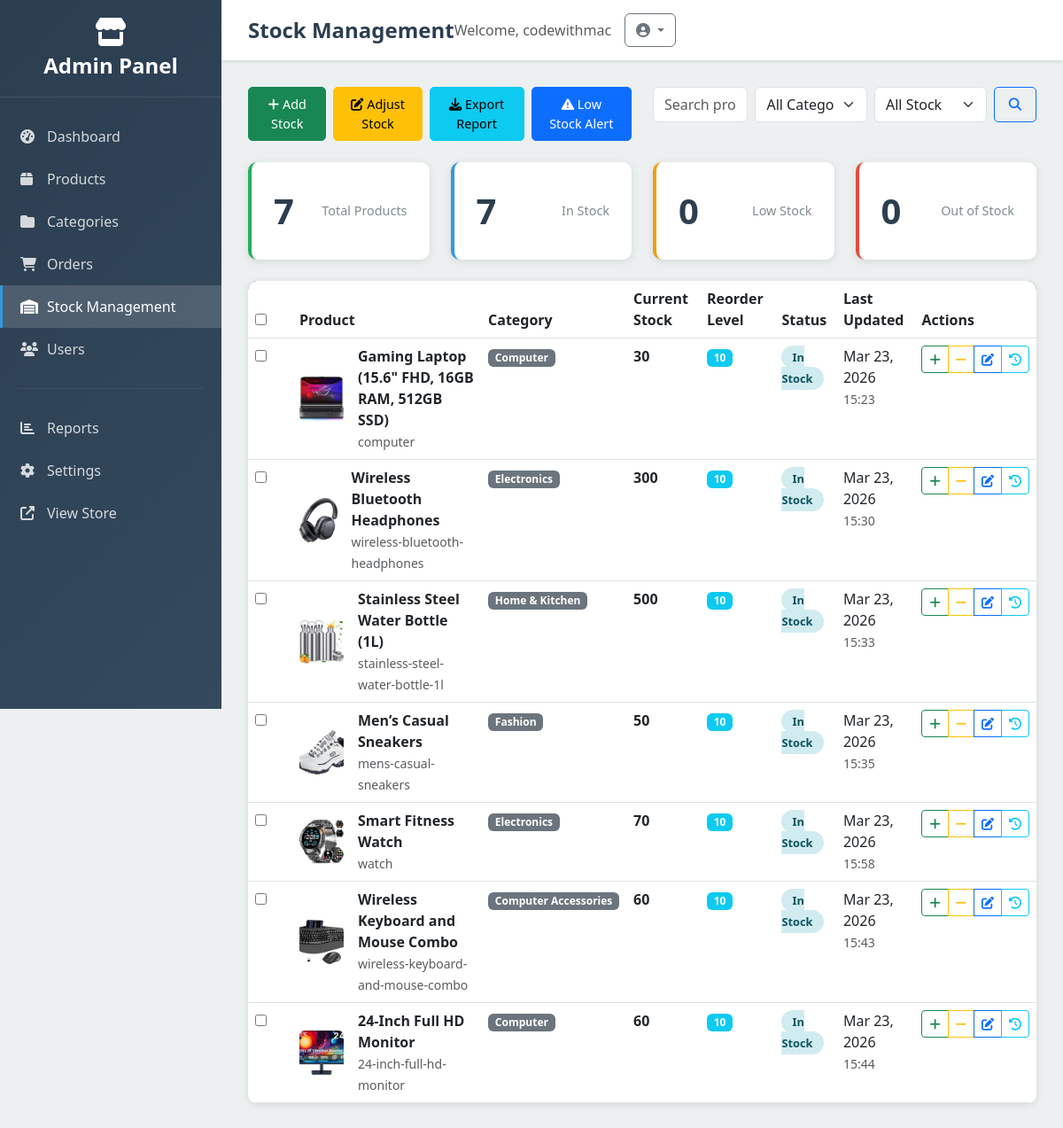
Page /dashboard/stock/ (signed in) on the earlier database version.
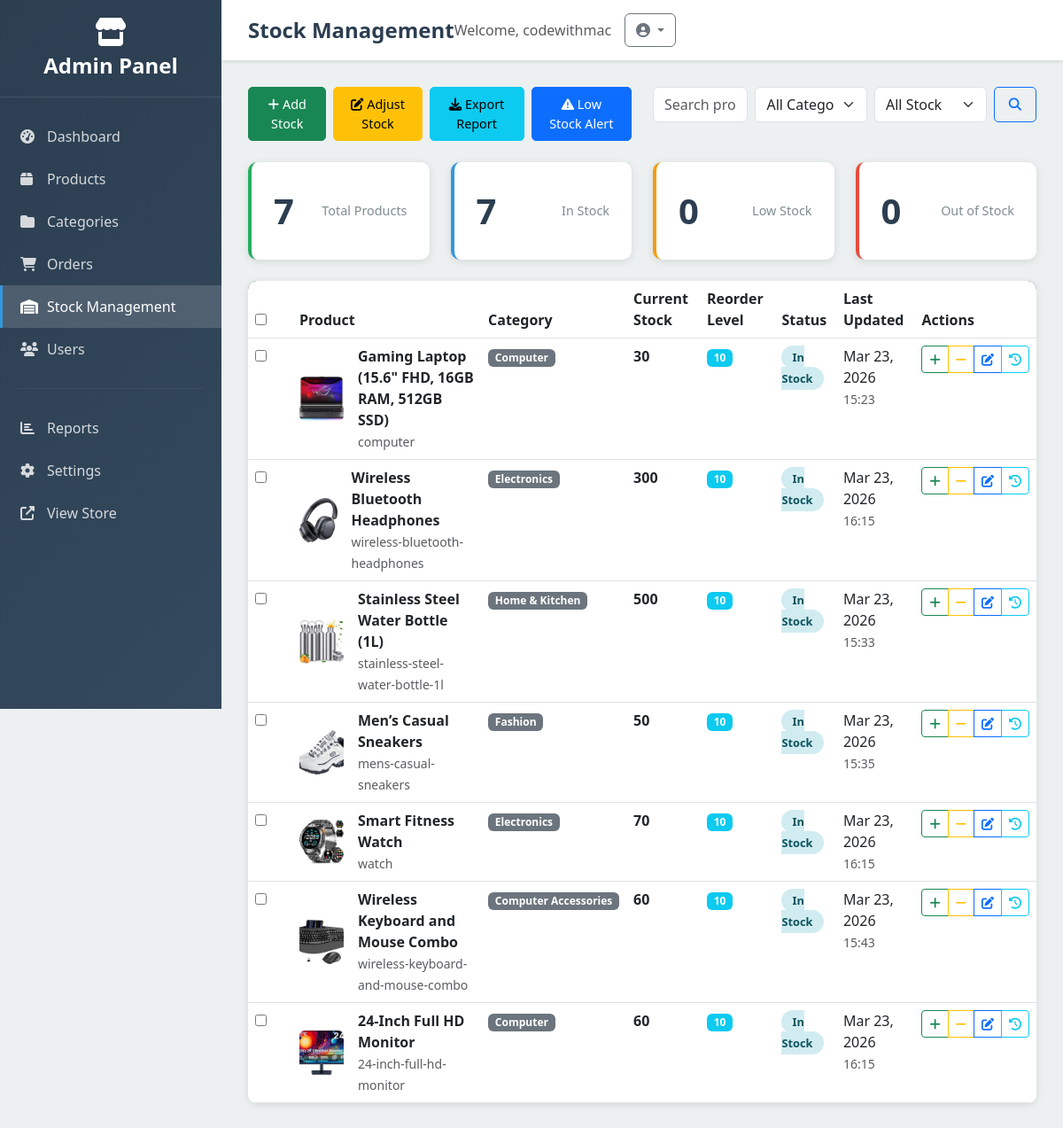
Same page on the later database version.
### core/models.py (models this page shows, shortened)
class Stock(models.Model):
    product = models.OneToOneField('products.Product', on_delete=models.CASCADE)
    quantity = models.IntegerField(default=0)
    reorder_level = models.IntegerField(default=10)
    last_updated = models.DateTimeField(auto_now=True)
    def is_low_stock(self):
        return self.quantity <= self.reorder_level

### products/models.py (models this page shows, shortened)
class Product(models.Model):
    category = models.ForeignKey(Category, related_name='product', on_delete=models.CASCADE)
    name = models.CharField(max_length=255)
    slug = models.SlugField()
    description = models.TextField(blank=True, null=True)
    price = models.IntegerField()
    is_featured = models.BooleanField(default=False)
    created_at = models.DateTimeField(auto_now_add=True)
    image = models.ImageField(upload_to='uploads/', blank=True, null=True)
    thumbnail = models.ImageField(upload_to='uploads/', blank=True, null=True)
    class Meta:
        ordering = ('-created_at',)
    def get_thumbnail(self):
        if self.thumbnail:
            return self.thumbnail.url

class Category(models.Model):
    name = models.CharField(max_length=255)
    slug = models.SlugField(unique=True)
    class Meta:
        ordering =('name',)

### core/admin_views.py (the view, shortened to what this page needs)
# urls.py: path('dashboard/stock/', admin_views.admin_stock_list, name='admin_stock_list'),
@login_required
@user_passes_test(is_admin)
def admin_stock_list(request):
    search = request.GET.get('search', '')
    category_id = request.GET.get('category', '')
    stock_status = request.GET.get('stock_status', '')
    stocks = Stock.objects.select_related('product', 'product__category').all()
    if search:
        stocks = stocks.filter(
            Q(product__name__icontains=search) |
            Q(product__category__name__icontains=search)
        )
    if category_id:
        stocks = stocks.filter(product__category_id=category_id)
    paginator = Paginator(stocks, 20)
    page_number = request.GET.get('page')
    page_obj = paginator.get_page(page_number)
    categories = Category.objects.all()
    stock_stats = {
        'total_products': Stock.objects.count(),
        'in_stock': Stock.objects.filter(quantity__gt=F('reorder_level')).count(),
        'low_stock': Stock.objects.filter(quantity__lte=F('reorder_level'), quantity__gt=0).count(),
        'out_of_stock': Stock.objects.filter(quantity=0).count(),
    }
    low_stock_items = Stock.objects.filter(
        quantity__lte=F('reorder_level')
    ).select_related('product')[:10]
    for stock in low_stock_items:
        stock.needed_stock = max(0, (stock.reorder_level + 10) - stock.quantity)
    context = {
        'stocks': page_obj,
        'categories': categories,
        'stock_stats': stock_stats,
        'low_stock_items': low_stock_items,
        'search': search,
        'selected_category': category_id,
        'stock_status': stock_status,
    }
    return render(request, 'admin_management/stock_list.html', context)

### cart/context_processors.py (called while the page is built)
def cart(request):
    return {'cart': Cart(request)}

### core/admin_views.py (called while the page is built)
def is_admin(user):
    return user.is_authenticated and (user.is_staff or user.is_superuser)

### templates/admin_management/stock_list.html (shortened to what the changed rows need)
{% extends 'admin_management/base.html' %}
{% block page_title %}Stock Management{% endblock %}
{% block content %}
<div class="admin-table">
    <div class="table-responsive">
        <table class="table table-hover mb-0">
            <thead>
                <tr>
                    <th style="width: 50px;">
                        <input type="checkbox" id="selectAll" onchange="toggleSelectAll()">
                    </th>
                    <th>Product</th>
                    <th>Category</th>
                    <th>Current Stock</th>
                    <th>Reorder Level</th>
                    <th>Status</th>
                    <th>Last Updated</th>
                    <th>Actions</th>
                </tr>
            </thead>
            <tbody>
                {% for stock in stocks %}
                <tr>
                    <td>
                        <input type="checkbox" class="stock-checkbox" value="{{ stock.id }}">
                    </td>
                    <td>
                        <div class="d-flex align-items-center">
                            <img src="{{ stock.product.get_thumbnail }}"
                                 class="rounded me-3" width="50" height="50" style="object-fit: cover;"
                                 onerror="this.src='/static/img/no-image.png'">
                            <div>
                                <strong>{{ stock.product.name }}</strong><br>
                                <small class="text-muted">{{ stock.product.slug }}</small>
                            </div>
                        </div>
                    </td>
                    <td>
                        <span class="badge bg-secondary">{{ stock.product.category.name }}</span>
                    </td>
                    <td>
                        <div class="d-flex align-items-center">
                            <strong class="me-2">{{ stock.quantity }}</strong>
                        </div>
                    </td>
                    <td>
                        <span class="badge bg-info">{{ stock.reorder_level }}</span>
                    </td>
                    <td>
                        {% if stock.quantity == 0 %}
                            <span class="status-badge status-cancelled">Out of Stock</span>
                        {% elif stock.is_low_stock %}
                            <span class="status-badge status-pending">Low Stock</span>
                        {% else %}
                            <span class="status-badge status-delivered">In Stock</span>
                        {% endif %}
                    </td>
                    <td>
                        {{ stock.last_updated|date:"M d, Y" }}<br>
                        <small class="text-muted">{{ stock.last_updated|time:"H:i" }}</small>
                    </td>
                    <td>
                        <div class="btn-group btn-group-sm">
                            <button class="btn btn-outline-success" onclick="quickAddStock({{ stock.id }})" title="Add Stock">
                                <i class="fas fa-plus"></i>
                            </button>
                            <button class="btn btn-outline-warning" onclick="quickRemoveStock({{ stock.id }})" title="Remove Stock">
                                <i class="fas fa-minus"></i>
                            </button>
                            <button class="btn btn-outline-primary" onclick="editStock({{ stock.id }})" title="Edit">
                                <i class="fas fa-edit"></i>
                            </button>
                            <button class="btn btn-outline-info" onclick="viewStockHistory({{ stock.id }})" title="History">
                                <i class="fas fa-history"></i>
                            </button>
                        </div>
                    </td>
                </tr>
                {% endfor %}
            </tbody>
        </table>
    </div>
</div>
{% endblock %}

Differences in the rows shown:
changed Stock "Wireless Bluetooth Headphones": last_updated "15:30" → "16:15"
changed Stock "Smart Fitness Watch": last_updated "15:58" → "16:15"
changed Stock "24-Inch Full HD Monitor": last_updated "15:44" → "16:15"
